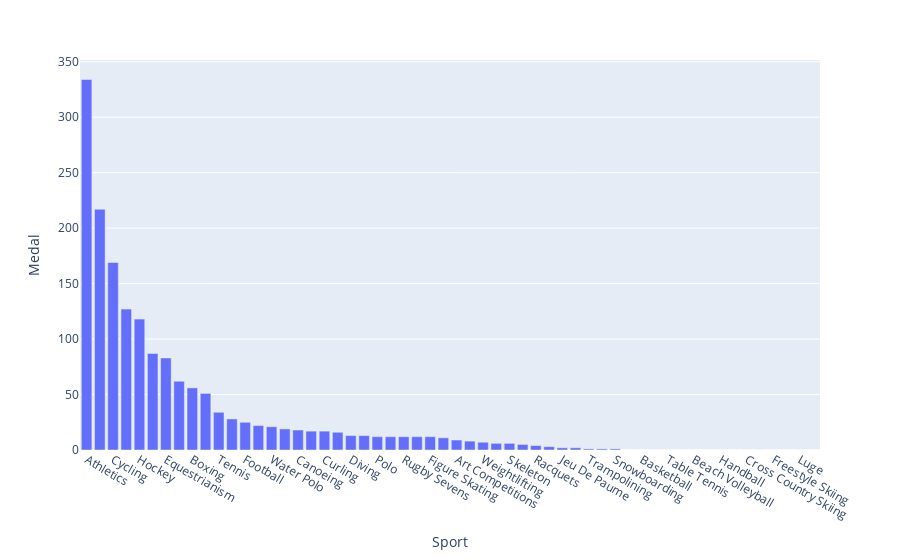

This figure's notebook cell:
### Code cell
medal_UK = df_UK[['Sport', 'Medal']].groupby("Sport").count().reset_index().sort_values(by="Medal", ascending=False)

fig_medals = px.bar(medal_UK,
                    x='Sport',
                    y='Medal',
                    )
fig_medals.show()

### Figure 1 — Plotly figure (JSON) as saved in the notebook; plotly's stock layout.template omitted (floating-point values rounded to 4 significant figures)
{"data": [{"alignmentgroup": "True", "hovertemplate": "Sport=%{x}<br>Medal=%{y}<extra></extra>", "legendgroup": "", "marker": {"color": "#636efa", "pattern": {"shape": ""}}, "name": "", "offsetgroup": "", "orientation": "v", "showlegend": false, "textposition": "auto", "type": "bar", "x": ["Athletics", "Rowing", "Cycling", "Swimming", "Hockey", "Shooting", "Equestrianism", "Sailing", "Boxing", "Gymnastics", "Tennis", "Fencing", "Football", "Ice Hockey", "Water Polo", "Judo", "Canoeing", "Wrestling", "Curling", "Tug-Of-War", "Diving", "Archery", "Polo", "Alpinism", "Rugby Sevens", "Lacrosse", "Figure Skating", "Modern Pentathlon", "Art Competitions", "Bobsleigh", "Weightlifting", "Taekwondo", "Skeleton", "Triathlon", "Racquets", "Golf", "Jeu De Paume", "Badminton", "Trampolining", "Short Track Speed Skating", "Snowboarding", "Synchronized Swimming", "Basketball", "Volleyball", "Table Tennis", "Ski Jumping", "Beach Volleyball", "Speed Skating", "Handball", "Biathlon", "Cross Country Skiing", "Rhythmic Gymnastics", "Freestyle Skiing", "Nordic Combined", "Luge", "Alpine Skiing"], "xaxis": "x", "y": [334, 217, 169, 127, 118, 87, 83, 62, 56, 51, 34, 28, 25, 22, 21, 19, 18, 17, 17, 16, 13, 13, 12, 12, 12, 12, 12, 11, 9, 8, 7, 6, 6, 5, 4, 3, 2, 2, 1, 1, 1, 0, 0, 0, 0, 0, 0, 0, 0, 0, 0, 0, 0, 0, 0, 0], "yaxis": "y"}], "layout": {"barmode": "relative", "legend": {"tracegroupgap": 0}, "margin": {"t": 60}, "xaxis": {"anchor": "y", "domain": [0, 1], "title": {"text": "Sport"}}, "yaxis": {"anchor": "x", "domain": [0, 1], "title": {"text": "Medal"}}}}
